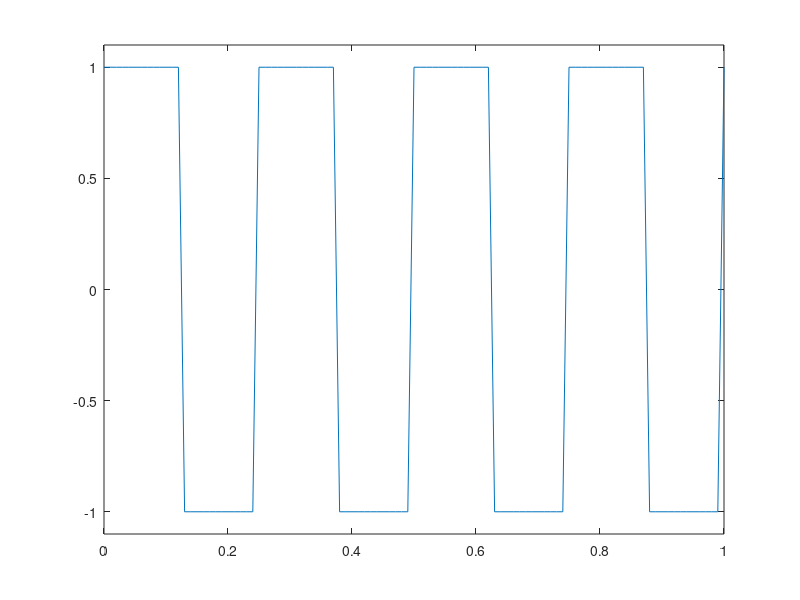
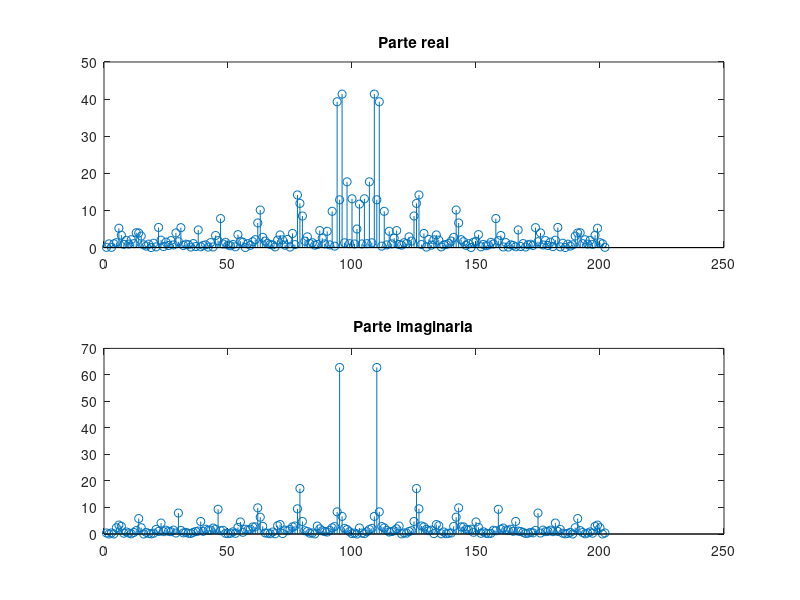
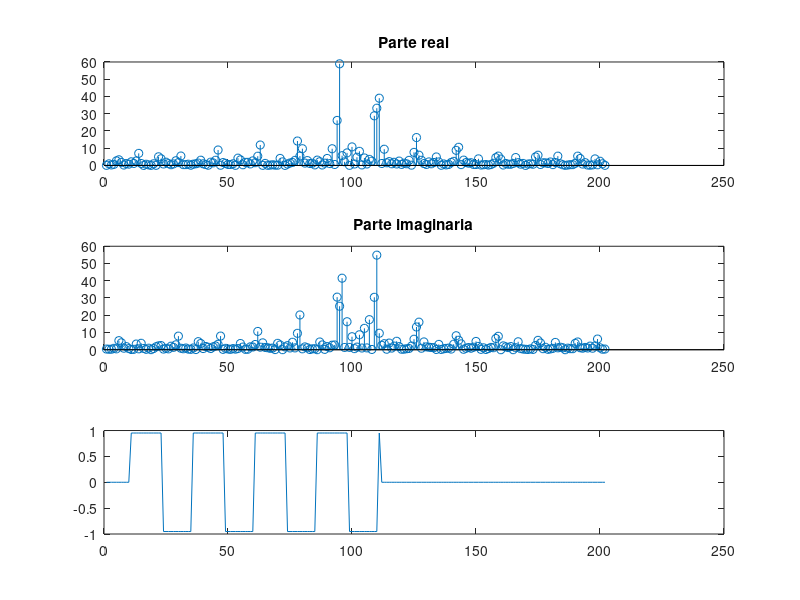
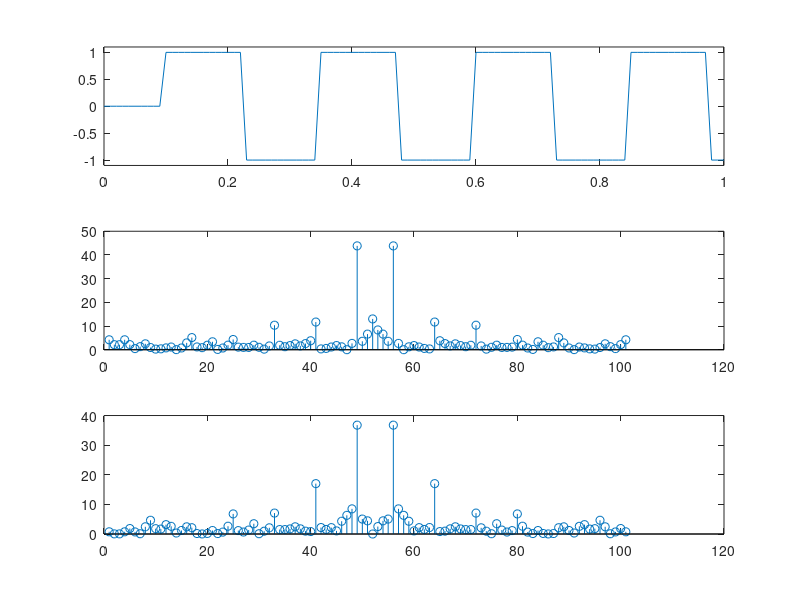

Reproduce these figures in MATLAB, in order.
% Trabajo Practico 3
% Ejercicio 4

clear all;
close all;

tinicio = 0; % en Seg
tfin = 1; % en Seg

fm = 100; % en Hz

f = 4;

dt = 1/fm;
t = tinicio:dt:tfin;

SC = square( 2*pi*t*f );

figure(1);
plot( t, SC );
axis( [ 0 1 -1.1 1.1 ] );

% Agrego los Ceros
figure(2);
SC2 = [ SC zeros( 1, length( SC ) ) ];

TFSC = fft( SC2 );

tam = length( TFSC );
medio = tam / 2;
TFSC2 = [ TFSC(medio:tam-1)  TFSC(1:medio) ];

subplot( 2, 1, 1 );
stem( abs( real( TFSC2 ) ) );
title( "Parte real" );

subplot( 2, 1, 2 );
stem( abs( imag( TFSC2 ) ) );
title( "Parte imaginaria" );

% La fase se encuentra en la parte imaginaria
% Para agregar el retraso tenemos que calcular la pendiente
ret = 10; % Cantidad de muestras
for i=1:tam
  TFSC3(i) = TFSC(i) * exp( ( -j*2*pi*i*ret ) / tam  );
end

figure(3);
TFSC4 = [ TFSC3(medio:tam-1)  TFSC3(1:medio) ];

subplot( 3, 1, 1 );
stem( abs( real( TFSC4 ) ) );
title( "Parte real" );

subplot( 3, 1, 2 );
stem( abs( imag( TFSC4 ) ) );
title( "Parte imaginaria" );

% Antitransformo
antitranformada = ifft( TFSC3 );
subplot( 3, 1, 3 );
plot( real( antitranformada ) );
%axis( [ 0 1 -1.1 1.1 ] );


% Genero la señal pero retardada 10 muestras
SC2 = [ 0 0 0 0 0 0 0 0 0 0 SC(1:length(SC)-ret) ];

figure(4);
subplot( 3, 1, 1 );
plot( t, SC2 );
axis( [ 0 1 -1.1 1.1 ] );

TFSC22 = fft( SC2 );
tam = length( TFSC22 );
medio = floor( tam / 2 );
TFSC221 = [ TFSC22(medio:tam-1)  TFSC22(1:medio) ]; 

subplot( 3, 1, 2 );
stem( abs( real( TFSC221 ) ) );

subplot( 3, 1, 3 );
stem( abs( imag( TFSC221 ) ) );